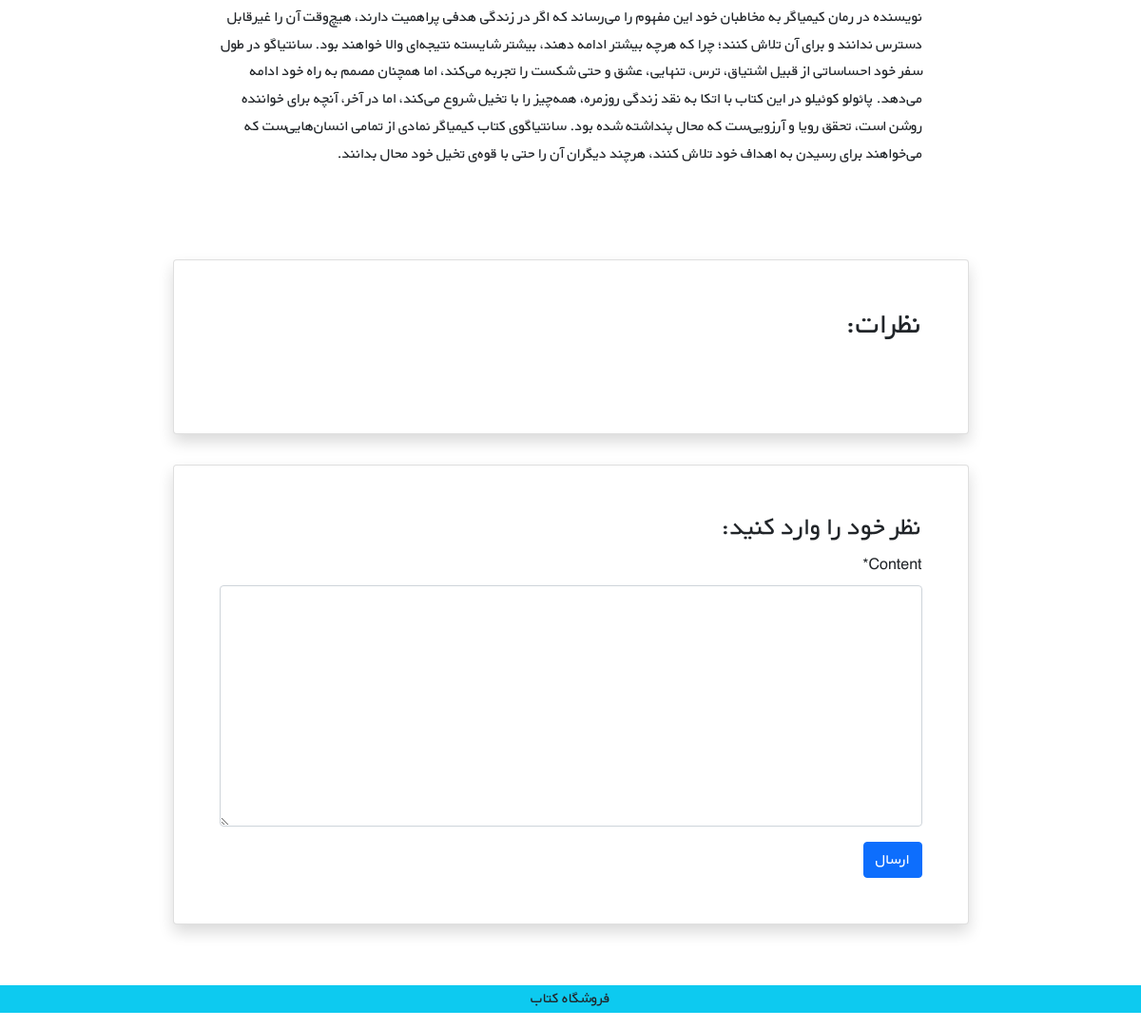
The page /books/8/ (lower part) on the database as committed earlier.
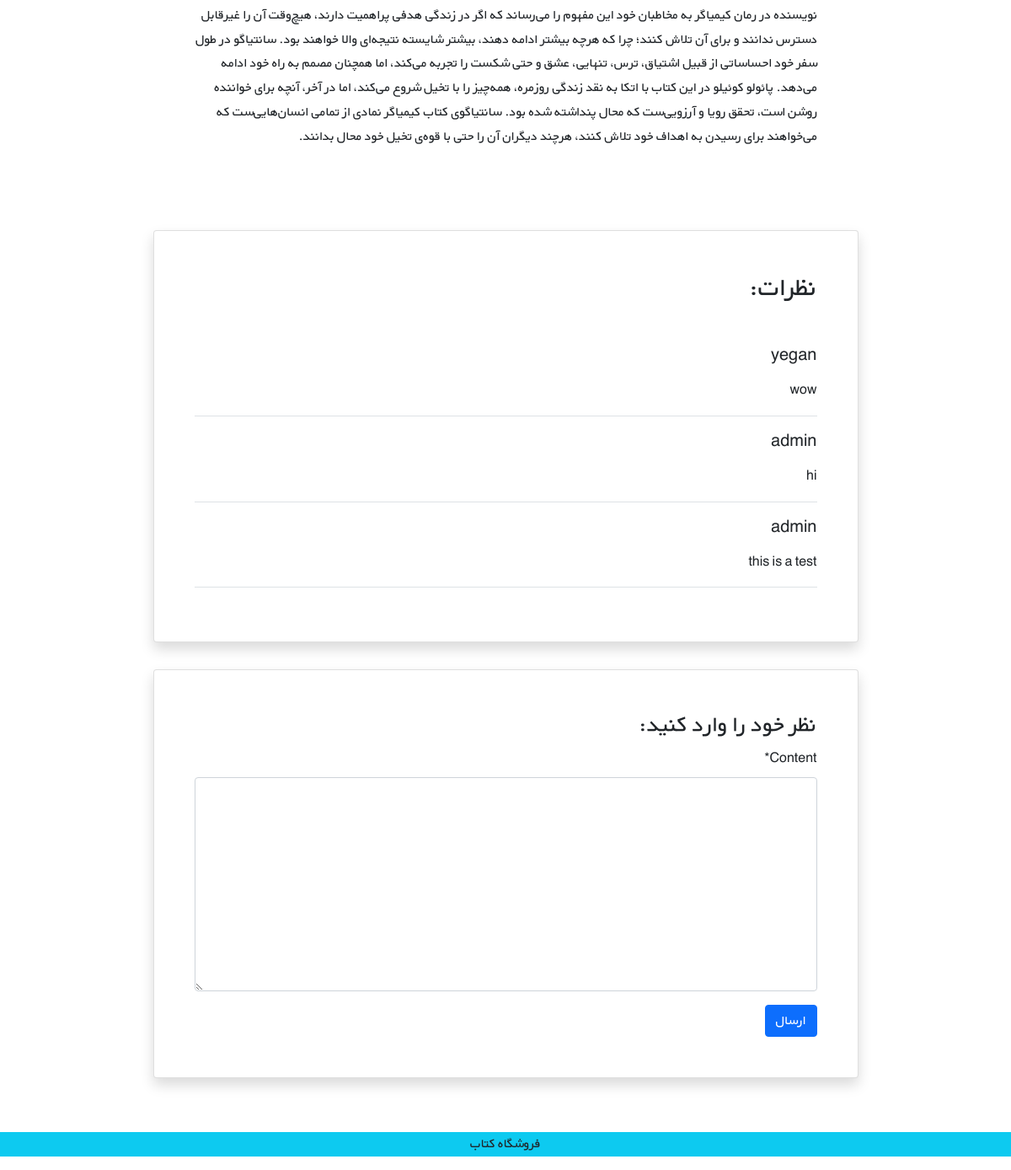
The same page on the database as committed later.
### books/models.py (models this page shows, shortened)
class BaseModel(models.Model):
    created_at = models.DateTimeField(auto_now_add=True)
    updated_at = models.DateTimeField(auto_now=True)
    class Meta:
        abstract = True

class Comment(BaseModel):
    class Meta:
        verbose_name_plural = 'comments'
    user = models.ForeignKey(get_user_model(), on_delete=models.CASCADE)
    content = models.TextField()
    book = models.ForeignKey(Book, on_delete=models.CASCADE, related_name='comments')

### accounts/models.py (models this page shows)
class CustomUser(AbstractUser):
    email = models.EmailField(unique=True, blank=False, null=False)
    age = models.PositiveIntegerField(null=True, blank=True)

### books/views.py (the view)
# urls.py: path('<int:pk>/', views.book_detail_view, name='book_detail'),
def book_detail_view(request, pk):
    book = get_object_or_404(Book, pk=pk)
    comments = book.comments.all()
    if request.method == 'POST':
        comment_form = CommentForm(request.POST)
        if comment_form.is_valid():
            new_comment = comment_form.save(commit=False)
            new_comment.book = book
            new_comment.user = request.user
            new_comment.save()
            comment_form = CommentForm()
    else:
        comment_form = CommentForm()
    return render(request, 'books/book_detail.html', {
        'book': book,
        'comments': comments,
        'comment_form': comment_form
    })

### books/forms.py
class CommentForm(forms.ModelForm):
    class Meta:
        model = Comment
        fields = ('content',)

### books/templates/books/book_detail.html (shortened to what this page needs)
{% extends '_base.html' %}
{% load static %}
{% load crispy_forms_tags %}
{% block content %}
    <div class="container mt-5" dir="rtl">
        <div class="">
            <div class="">
                <div class="d-flex justify-content-center">
                    <div class="my-3 p-5 w-sm-75 w-100">
                        {{ book.description |linebreaks }}
                    </div>
                </div>
                <div class="d-flex justify-content-center">
                    <div class="card shadow my-3 p-5 w-sm-75 w-100">
                        <h2 class="mb-5">نظرات:</h2>
                        {% for comment in comments %}
                            <div class="border-bottom mb-3">
                                <h5 class="mb-3">{{ comment.user.username }}</h5>
                                <p> {{ comment.content }}
                                </p>
                            </div>
                        {% endfor %}
                    </div>
                </div>
                <div class="d-flex justify-content-center">
                    <div class="card shadow my-3 p-5 w-sm-75 w-100">
                        <h3>نظر خود را وارد کنید:</h3>
                        <form method="POST">
                            {{ comment_form|crispy }}
                            <button type="submit" class="btn btn-primary">ارسال</button>
                        </form>
                    </div>
                </div>
            </div>
        </div>
    </div>
{% endblock %}

Rows that differ between the two databases and show on the page:
added Comment: user.username "yegan", content "wow"
added Comment: user.username "admin", content "hi"
added Comment: user.username "admin", content "this is a test"
